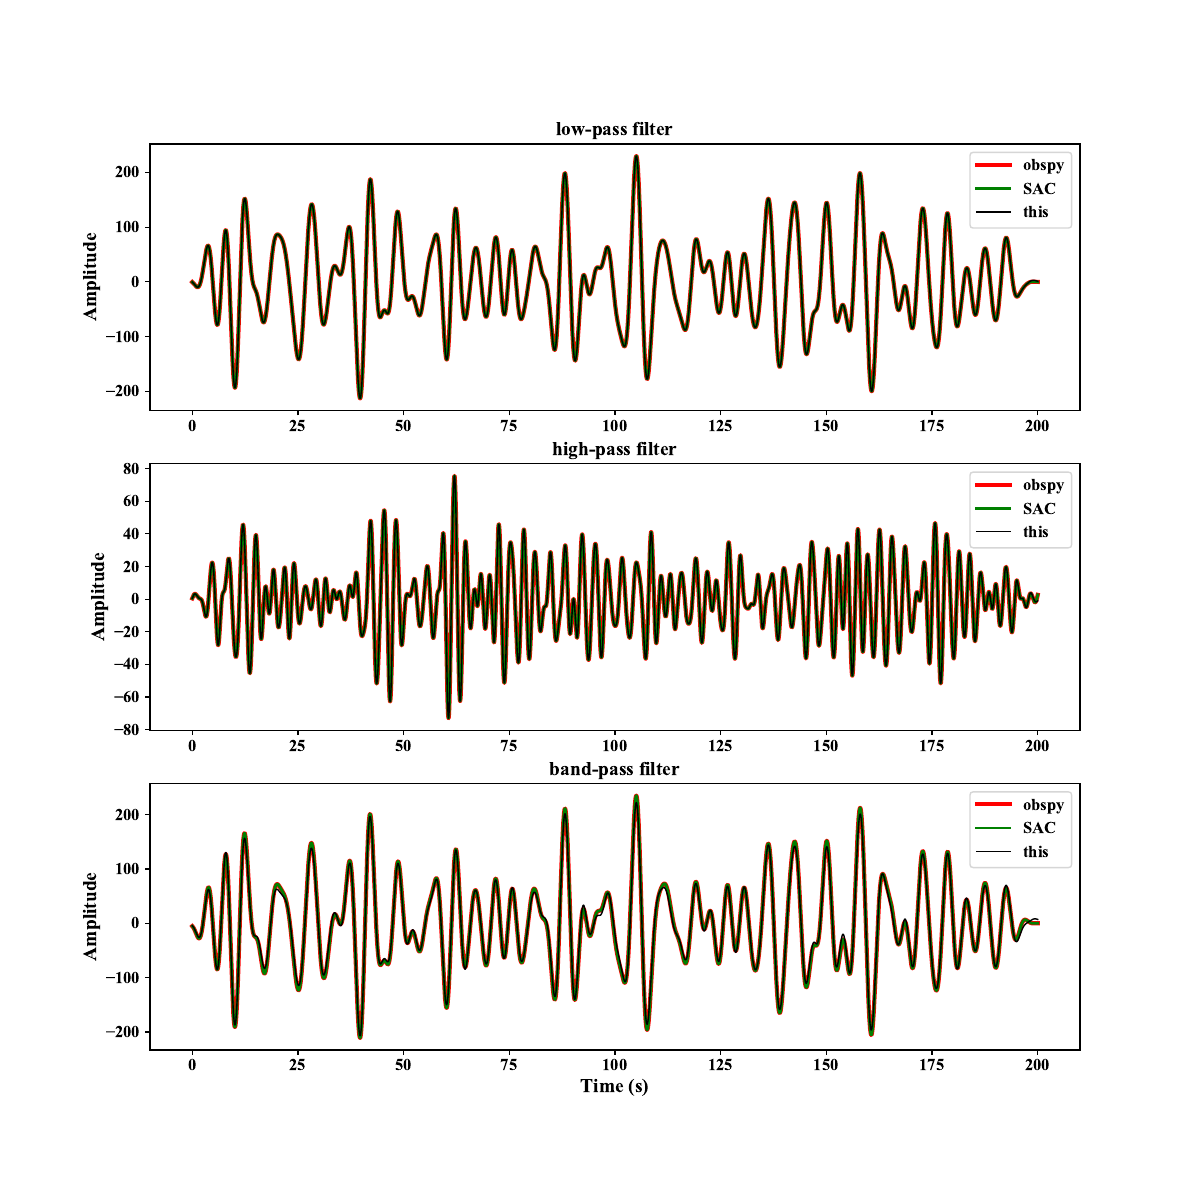

Source code (Python):
'''
    Benchmarks of filtering:
        SAC
        this
        obspy
'''
from obspy import read
import numpy as np
import matplotlib.pyplot as plt

# Read raw data in SAC format.
tr = read('BX.BROLN.BHZ.SAC')[0]
dt = tr.stats.delta
t = np.arange(len(tr.data)) * dt
# Cut off frequency for high-padd filter.
fcl = 0.1
# Cut off frequency for low-padd filter.
fch = 0.3
# Low corner frequency for band-pass filter.
f1 = 0.1
# High corner frequency for band-pass filter.
f2 = 0.3
# Orders of filters.
N = 4
# Low-pass filter of obspy.
trl = tr.copy()
trl.filter('lowpass', freq=fcl, corners=N, zerophase=True)
dl = trl.data
# High-pass filter of obspy.
trh = tr.copy()
trh.filter('highpass', freq=fch, corners=N, zerophase=True)
dh = trh.data
# Band-pass filter of obspy.
trb = tr.copy()
trb.filter('bandpass', freqmin=f1, freqmax=f2, corners=N, zerophase=True)
db = trb.data

# Read filtered data by this C code.
trthisl = read('BX.BROLN.BHZ.SAC.lpthis')[0]
trthish = read('BX.BROLN.BHZ.SAC.hpthis')[0]
trthisb = read('BX.BROLN.BHZ.SAC.bpthis')[0]

# Read filtered data by SAC tool.
trsacl = read('BX.BROLN.BHZ.SAC.lpsac')[0]
trsach = read('BX.BROLN.BHZ.SAC.hpsac')[0]
trsacb = read('BX.BROLN.BHZ.SAC.bpsac')[0]

plt.figure(figsize=(12, 12))
plt.subplot(311)
plt.plot(t, dl, 'r', lw=3, label='obspy')
plt.plot(t, trsacl.data, 'g', lw=2, label='SAC')
plt.plot(t, trthisl.data, 'k', lw=1, label='this')
#plt.xlabel('Time (s)', fontsize=14)
plt.ylabel('Amplitude', fontsize=14)
plt.xticks(fontsize=12)
plt.yticks(fontsize=12)
plt.legend(fontsize=12)
plt.title('low-pass filter: <= 0.1 Hz', fontsize=14)

plt.subplot(312)
plt.plot(t, dh, 'r', lw=3, label='obspy')
plt.plot(t, trsach.data, 'g', lw=2, label='SAC')
plt.plot(t, trthish.data, 'k', lw=1, label='this')
#plt.xlabel('Time (s)', fontsize=14)
plt.ylabel('Amplitude', fontsize=14)
plt.xticks(fontsize=12)
plt.yticks(fontsize=12)
plt.legend(fontsize=12)
plt.title('high-pass filter: >= 0.3 Hz', fontsize=14)

plt.subplot(313)
plt.plot(t, db, 'r', lw=3, label='obspy')
plt.plot(t, trsacb.data, 'g', lw=2, label='SAC')
plt.plot(t, trthisb.data, 'k', lw=1, label='this')
plt.xlabel('Time (s)', fontsize=14)
plt.ylabel('Amplitude', fontsize=14)
plt.xticks(fontsize=12)
plt.yticks(fontsize=12)
plt.legend(fontsize=12)
plt.title('band-pass filter: 0.1 - 0.3 Hz', fontsize=14)
plt.savefig('benchmark.pdf')
plt.show()